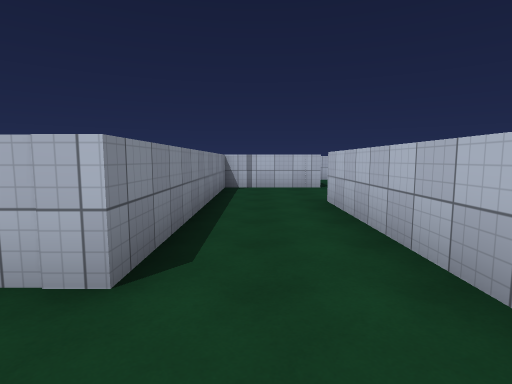
View 1 (above)

24 first-person views from a walk through a Unity game level. The camera is 1.5 m above the floor, tilts 6° down and sees 80° across. The floor is counted in squares, 2 m on a side. Each view is taken from the middle of a square. On the plan, view 1 faces up. The plan holds only what a view shows up to about 10 squares ahead; the rest is blank. The place goes on beyond the plan. The player character is not drawn. Some animated figures are left out. Surface patterns are stand-ins for the level's own textures.

View 2
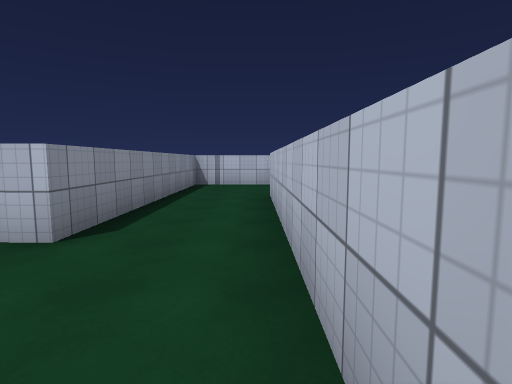

View 3
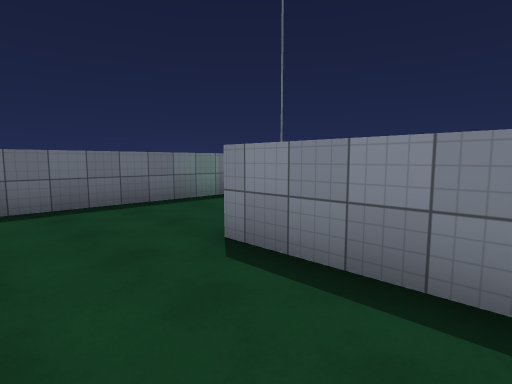

View 4
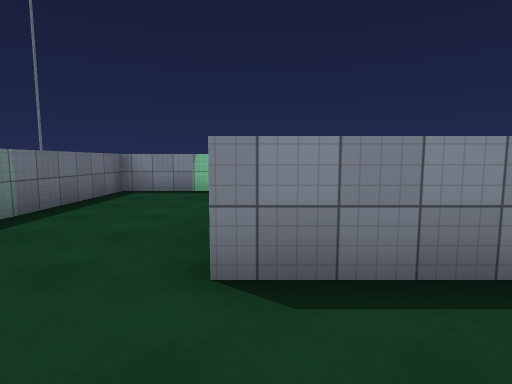

View 5
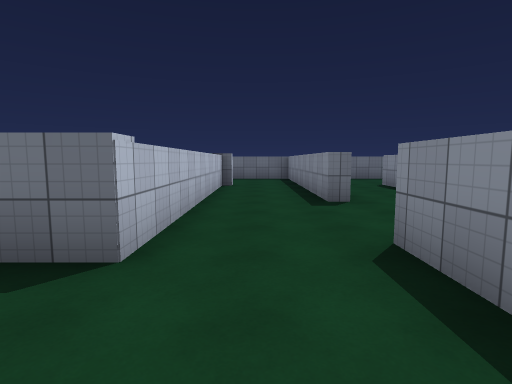

View 6
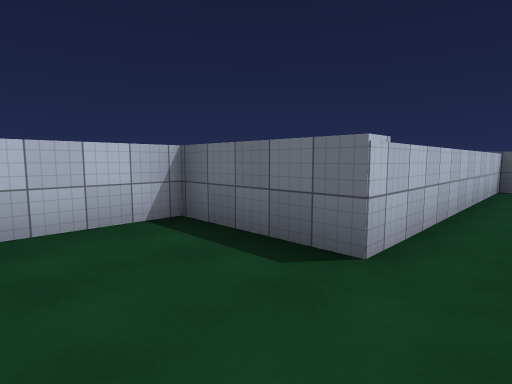

View 7
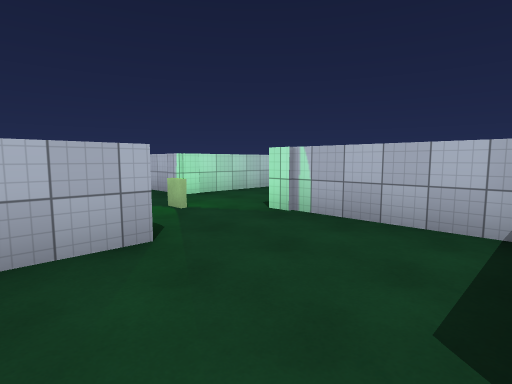

View 8
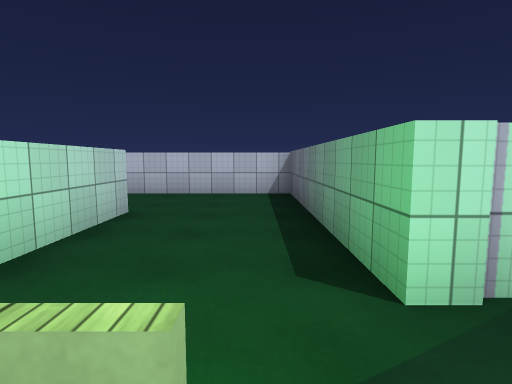

View 9
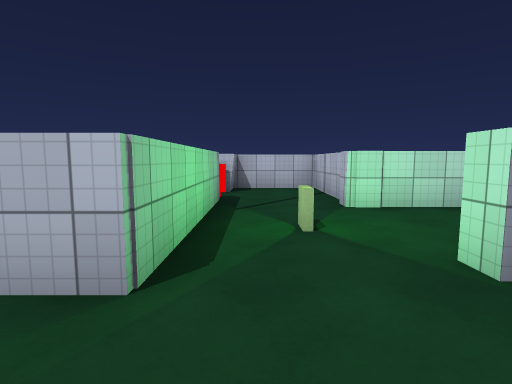

View 10
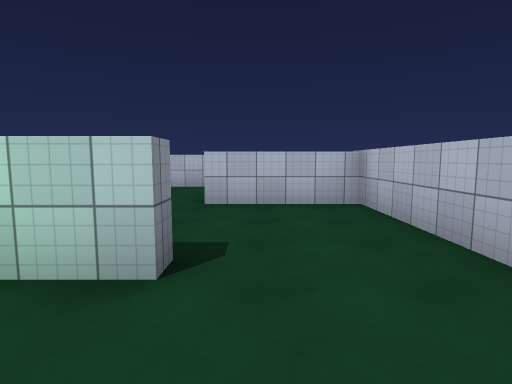

View 11
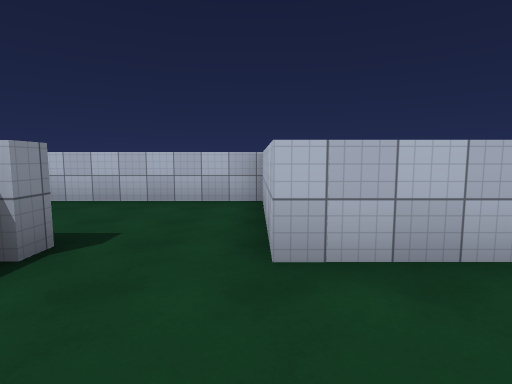

View 12
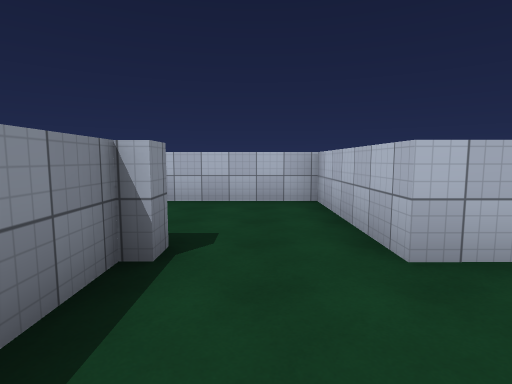

View 13
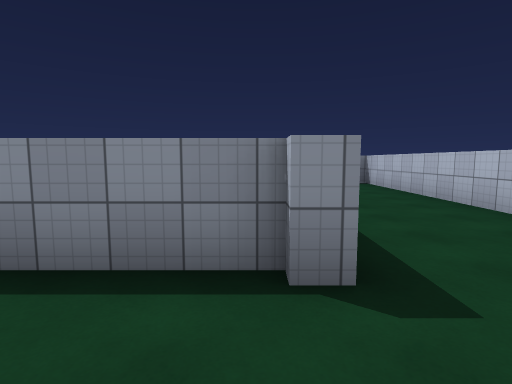

View 14
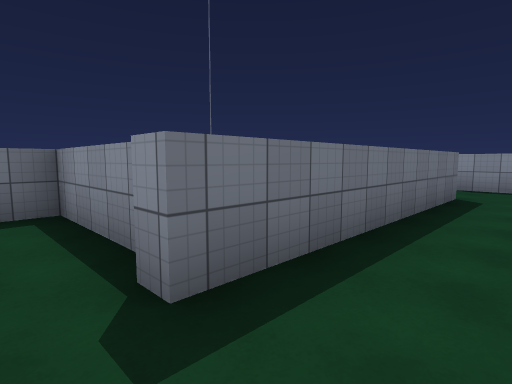

View 15
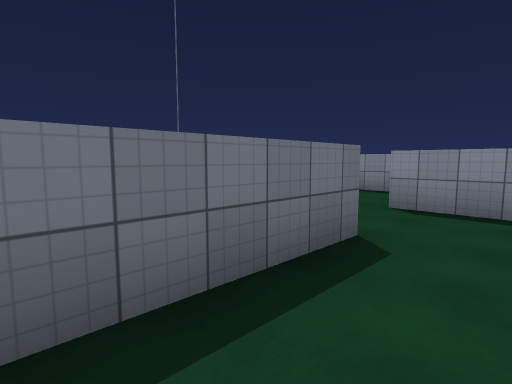

View 16
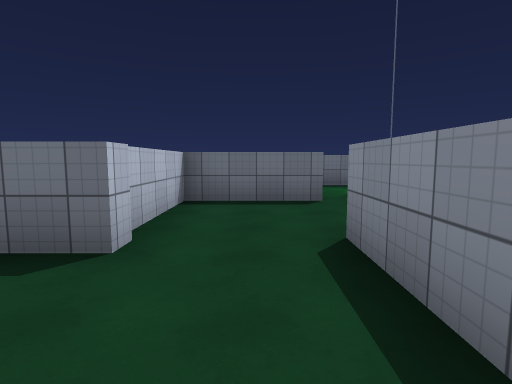

View 17
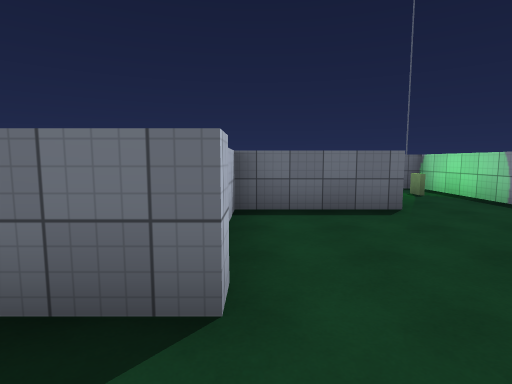

View 18
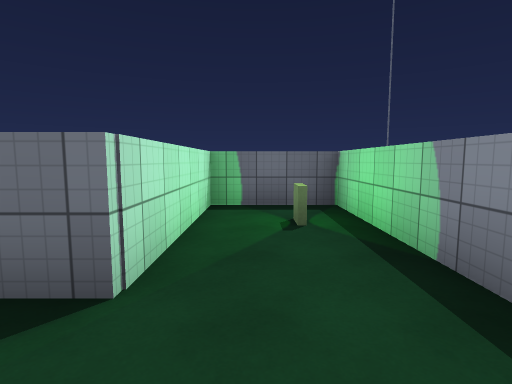

View 19
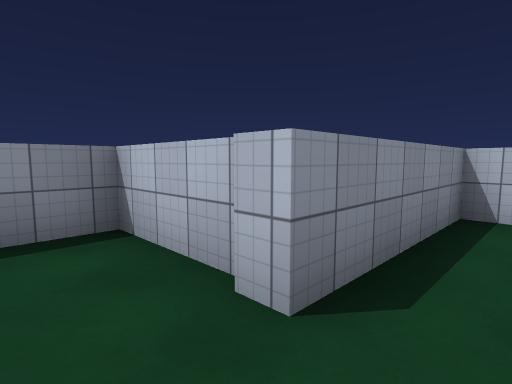

View 20
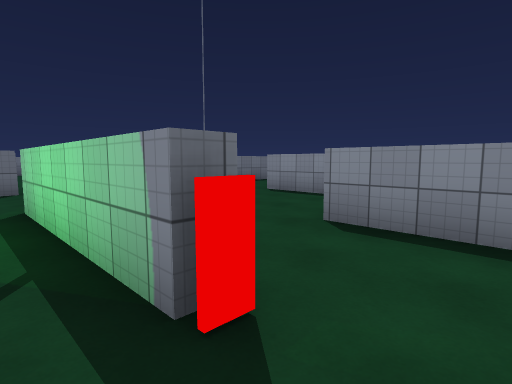

View 21
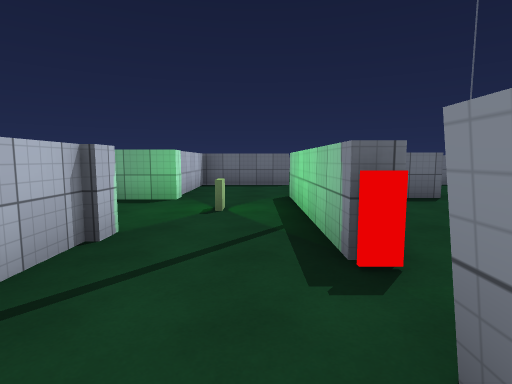

View 22
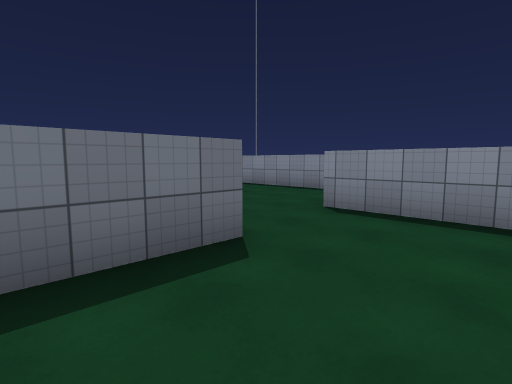

View 23
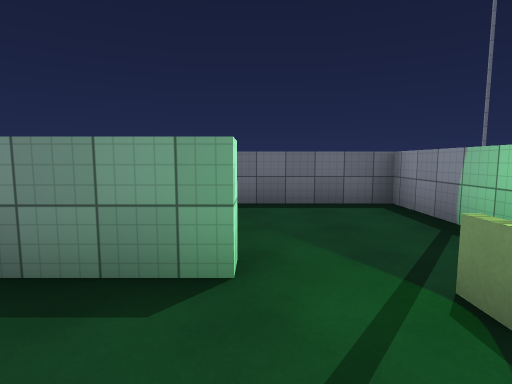

View 24
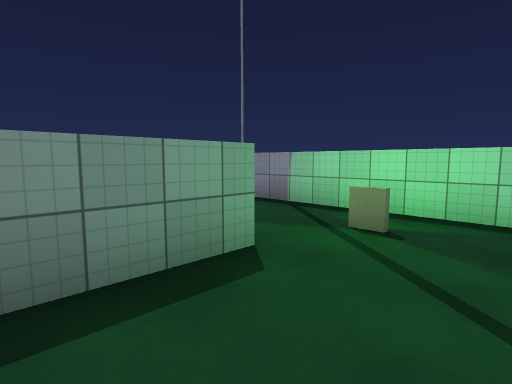

### Floor plan
Points are (right, up) in squares from view 1. A wall is a line through its corners. A room is listed if a view was taken in it or the views show most of it. See-through windows are left out.
Room 1 (views 1, 2, 3, 4, 23, 24)
walls: (-3.9, 1.6) (-3.9, 2.1) (-2.1, 2.1); (-6.4, 3.8) (-6.4, -1.2) (0.6, -1.2); (1.3, -0.8) (1.3, 5.5) (1.7, 5.5) (1.7, 1); (4, 2) (4, 8.8); (1.7, 8.3) (-0.8, 8.3) (-0.8, 1.7) (-1.5, 1.7)
ways out: opening at (3, 9) to room 2; opening at (3, 1)
Room 2 (views 5, 6, 7, 9, 22)
walls: (4, 8.8) (6.6, 8.8) (6.6, 12.2); (4.3, 11.6) (3.1, 11.6); (1.7, 10.8) (1.7, 8.3)
ways out: opening at (3, 9) to room 1; opening at (5.5, 12) to room 3
Room 3 (views 8, 10)
walls: (9.4, 15.2) (9.4, 14.8) (6.6, 14.8); (6.6, 12.2) (11.8, 12.2) (11.8, 15.4); (4.3, 15.6) (4.3, 11.6)
ways out: opening at (5.5, 12) to room 2; opening at (10.5, 15) to room 4; opening at (5.5, 15) to room 7
Room 4 (views 11, 12, 13)
walls: (7, 18.2) (7, 15.2); (7.2, 18.6) (7.2, 18.1); (11.8, 15.4) (11.8, 18.2) (9.1, 18.2) (9.1, 19.4)
ways out: opening at (10.5, 15) to room 3; opening at (8, 19) to room 5
Room 5 (views 14, 15, 16, 17)
walls: (1.3, 18.6) (7.2, 18.6); (9.1, 19.4) (9.1, 21.6) (-0.8, 21.6) (-0.8, 18.2)
ways out: opening at (8, 19) to room 4; opening at (0.5, 19) to room 6
Room 6 (views 18, 19)
walls: (-0.8, 18.2) (-3.4, 18.2) (-3.4, 11.9) (-1.2, 11.9) (-1.2, 15.4) (1.3, 15.4) (1.3, 18.6)
low walls: (-2.5, 13.6) (-2.5, 13.1)
ways out: opening at (0.5, 19) to room 5
Room 7 (views 20, 21)
walls: (6.6, 14.8) (6.6, 18.2) (4.3, 18.2) (4.3, 17.4)
ways out: opening at (5.5, 15) to room 3
objects: other object (4, 16) to (4, 17)
Room 8 (no view inside)
walls: (1.2, 11.9) (2.1, 11.9)
ways out: opening at (3, 15) to room 9; opening at (1.5, 13.5) to room 10
Room 9 (no view inside)
walls: (1.7, 16.8) (1.7, 14.9)
ways out: opening at (3, 15) to room 8
Room 10 (no view inside)
walls: (-0.8, 13.4) (-0.8, 11.5)
ways out: opening at (1.5, 13.5) to room 8; opening at (0, 12)

Where each view was taken, in squares from view 1:
view 1: 0 up, 0 right, facing up
view 2: 1 down, 1 right, facing up
view 3: 4 up, 1 right, facing down-left
view 4: 2 up, 1 right, facing left
view 5: 11 up, 3 right, facing down
view 6: 11 up, 3 right, facing down-right
view 7: 9 up, 3 right, facing up-right
view 8: 13 up, 5 right, facing right
view 9: 10 up, 5 right, facing up
view 10: 13 up, 10 right, facing up
view 11: 16 up, 9 right, facing up
view 12: 16 up, 8 right, facing up
view 13: 18 up, 9 right, facing left
view 14: 20 up, 8 right, facing down-left
view 15: 20 up, 4 right, facing down-left
view 16: 21 up, 0 right, facing down
view 17: 20 up, 1 right, facing down
view 18: 17 up, 2 left, facing down
view 19: 17 up, 0 right, facing up-left
view 20: 17 up, 5 right, facing down-left
view 21: 18 up, 5 right, facing down
view 22: 11 up, 6 right, facing down-left
view 23: 4 up, 4 left, facing down
view 24: 4 up, 2 left, facing down-left
